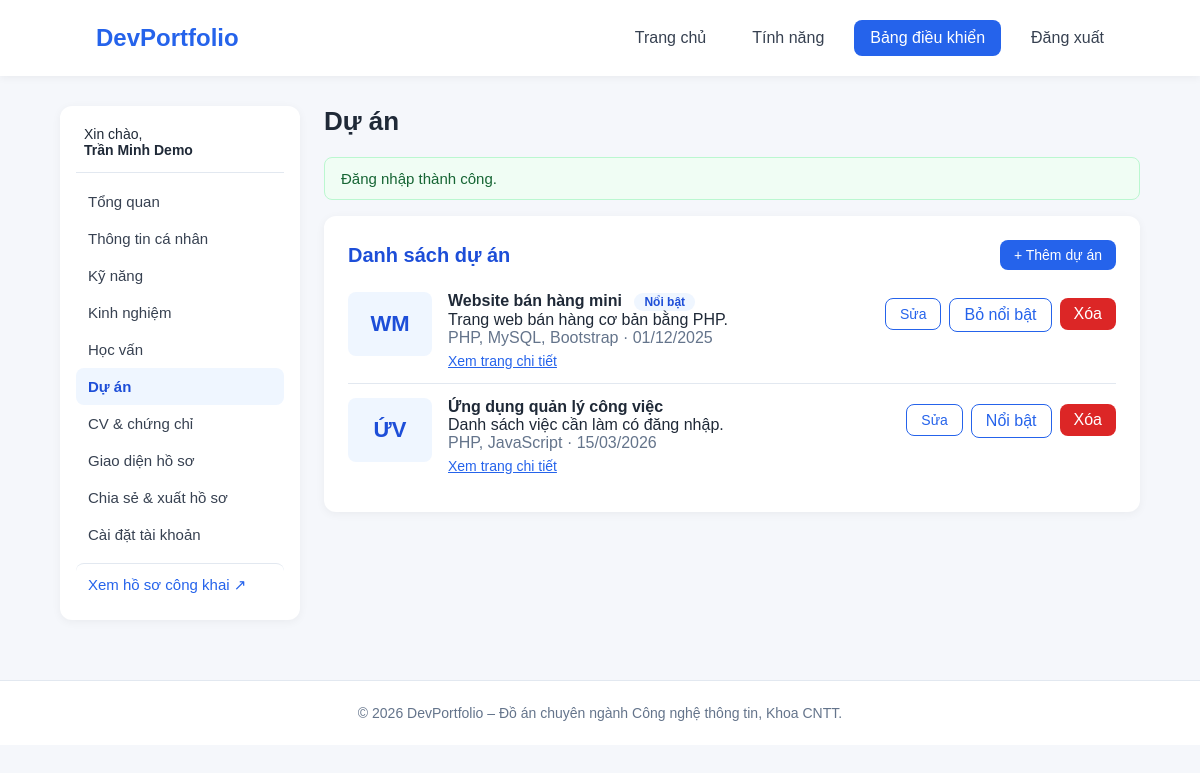
Screenshot of /dashboard/projects.php (signed in) with the database file from the repository.
### tables this page shows
CREATE TABLE IF NOT EXISTS users (
    id            INT UNSIGNED NOT NULL AUTO_INCREMENT,
    full_name     VARCHAR(100) NOT NULL,
    email         VARCHAR(190) NOT NULL,
    password_hash VARCHAR(255) NOT NULL,             
    slug          VARCHAR(120) NOT NULL,             
    is_active     TINYINT(1)   NOT NULL DEFAULT 1,
    created_at    DATETIME     NOT NULL DEFAULT CURRENT_TIMESTAMP,
    updated_at    DATETIME     NOT NULL DEFAULT CURRENT_TIMESTAMP ON UPDATE CURRENT_TIMESTAMP,
    PRIMARY KEY (id),
    UNIQUE KEY uq_users_email (email),
    UNIQUE KEY uq_users_slug (slug)
);

CREATE TABLE IF NOT EXISTS projects (
    id                INT UNSIGNED NOT NULL AUTO_INCREMENT,
    user_id           INT UNSIGNED NOT NULL,
    title             VARCHAR(150) NOT NULL,
    short_description VARCHAR(300) NULL,
    description       TEXT         NULL,
    technologies      VARCHAR(255) NULL,
    role              VARCHAR(150) NULL,
    project_date      DATE         NULL,
    thumbnail_path    VARCHAR(255) NULL,
    github_url        VARCHAR(255) NULL,
    demo_url          VARCHAR(255) NULL,
    is_featured       TINYINT(1)   NOT NULL DEFAULT 0,
    created_at        DATETIME     NOT NULL DEFAULT CURRENT_TIMESTAMP,
    updated_at        DATETIME     NOT NULL DEFAULT CURRENT_TIMESTAMP ON UPDATE CURRENT_TIMESTAMP,
    PRIMARY KEY (id),
    KEY idx_projects_user (user_id),
    CONSTRAINT fk_projects_user FOREIGN KEY (user_id) REFERENCES users (id) ON DELETE CASCADE
);

### includes/auth.php (called while the page is built, shortened)
<?php
function current_user(bool $refresh = false): ?array
{
    static $cache = null;
    static $loaded = false;
    if ($loaded) {
        return $cache;
    }
    $loaded = true;
    $id = $_SESSION['user_id'] ?? null;
    $last = (int) ($_SESSION['last_activity'] ?? 0);
    $user = db_one(
        'SELECT id, full_name, email, slug, is_active, created_at FROM users WHERE id = ?',
        [(int) $id]
    );
    $cache = $user;
    return $cache;
}
function require_login(): array
{
    $user = current_user();
    return $user;
}

### includes/db.php (called while the page is built, shortened)
<?php
function db(): PDO
{
    static $pdo = null;
    if ($pdo === null) {
        $c = config('db');
        $dsn = sprintf(
            'mysql:host=%s;port=%d;dbname=%s;charset=utf8mb4',
            $c['host'],
            (int) $c['port'],
            $c['name']
        );
        $pdo = new PDO($dsn, $c['user'], $c['pass'], [
            PDO::ATTR_ERRMODE            => PDO::ERRMODE_EXCEPTION,
            PDO::ATTR_DEFAULT_FETCH_MODE => PDO::FETCH_ASSOC,
            PDO::ATTR_EMULATE_PREPARES   => false,
        ]);
    }
    return $pdo;
}
function db_query(string $sql, array $params = []): PDOStatement
{
    $stmt = db()->prepare($sql);
    $stmt->execute($params);
    return $stmt;
}
function db_one(string $sql, array $params = []): ?array
{
    $row = db_query($sql, $params)->fetch();
    return $row === false ? null : $row;
}
function db_all(string $sql, array $params = []): array
{
    return db_query($sql, $params)->fetchAll();
}

### dashboard/projects.php (the view, shortened to what this page needs)
<?php
require __DIR__ . '/../includes/bootstrap.php';
$user = require_login();
$uid = (int) $user['id'];
$projects = db_all(
    'SELECT * FROM projects WHERE user_id = ? ORDER BY is_featured DESC, project_date DESC, id DESC',
    [$uid]
);
$pageTitle = 'Dự án';
$activeNav = 'projects.php';
require __DIR__ . '/../includes/dash_header.php';
?>
                <div class="card">
                    <div class="card-head">
                        <h2>Danh sách dự án</h2>
                        <a class="btn btn-sm" href="<?= e(url('dashboard/project_edit.php')) ?>">+ Thêm dự án</a>
                    </div>
                    <div class="item-list">
                        <?php foreach ($projects as $p): ?>
                            <div class="item">
                                <div class="item-thumb">
                                    <?php if (!empty($p['thumbnail_path'])): ?>
                                        <img src="<?= e(image_url($p['thumbnail_path'])) ?>" alt="">
                                    <?php else: ?>
                                        <span class="thumb-fallback"><?= e(initials($p['title'])) ?></span>
                                    <?php endif; ?>
                                </div>
                                <div class="item-body">
                                    <strong><?= e($p['title']) ?></strong>
                                    <?php if ((int) $p['is_featured'] === 1): ?><span class="badge">Nổi bật</span><?php endif; ?>
                                    <?php if (!empty($p['short_description'])): ?>
                                        <div><?= e($p['short_description']) ?></div>
                                    <?php endif; ?>
                                    <div class="muted">
                                        <?= !empty($p['technologies']) ? e($p['technologies']) : '' ?>
                                        <?= !empty($p['start_date']) ? ' · ' . e(format_date_vn($p['start_date'])) : (!empty($p['project_date']) ? ' · ' . e(format_date_vn($p['project_date'])) : '') ?>
                                    </div>
                                    <div class="item-links">
                                        <a href="<?= e(url('project.php?slug=' . rawurlencode($user['slug']) . '&id=' . (int) $p['id'])) ?>" target="_blank" rel="noopener">Xem trang chi tiết</a>
                                    </div>
                                </div>
                                <div class="item-actions">
                                    <a class="btn btn-outline btn-sm" href="<?= e(url('dashboard/project_edit.php?id=' . (int) $p['id'])) ?>">Sửa</a>
                                    <form method="post" action="<?= e(url('dashboard/projects.php')) ?>">
                                        <button type="submit" class="btn btn-outline btn-sm"><?= (int) $p['is_featured'] === 1 ? 'Bỏ nổi bật' : 'Nổi bật' ?></button>
                                    </form>
                                    <form method="post" action="<?= e(url('dashboard/projects.php')) ?>"
                                          data-confirm="Xóa dự án này cùng toàn bộ hình ảnh của nó?">
                                        <button type="submit" class="btn btn-danger btn-sm">Xóa</button>
                                    </form>
                                </div>
                            </div>
                        <?php endforeach; ?>
                    </div>
                </div>
<?php require __DIR__ . '/../includes/dash_footer.php'; ?>

### includes/dash_header.php (shortened to what this page needs)
<?php
require __DIR__ . '/header.php';
$dashMenu = [
    'index.php'       => 'Tổng quan',
    'profile.php'     => 'Thông tin cá nhân',
    'skills.php'      => 'Kỹ năng',
    'experiences.php' => 'Kinh nghiệm',
    'education.php'   => 'Học vấn',
    'projects.php'    => 'Dự án',
    'documents.php'   => 'CV & chứng chỉ',
    'appearance.php'  => 'Giao diện hồ sơ',
    'share.php'       => 'Chia sẻ & xuất hồ sơ',
    'account.php'     => 'Cài đặt tài khoản',
];
?>
        <div class="dash">
            <aside class="dash-nav">
                <div class="dash-user">Xin chào,<br><strong><?= e($currentUser['full_name']) ?></strong></div>
                <?php foreach ($dashMenu as $file => $label): ?>
                    <a href="<?= e(url('dashboard/' . $file)) ?>"<?= ($activeNav ?? '') === $file ? ' class="active"' : '' ?>><?= e($label) ?></a>
                <?php endforeach; ?>
                <a class="dash-public" href="<?= e(profile_url($currentUser['slug'], false)) ?>" target="_blank" rel="noopener">Xem hồ sơ công khai &#8599;</a>
            </aside>
            <section class="dash-main">
                <h1 class="dash-title"><?= e($pageTitle) ?></h1>

### assets/css/style.css (style rules this page uses)
* { box-sizing: border-box; }
body { margin: 0; font-family: Arial, sans-serif; background-color: #f5f7fb; color: #1f2937; }
.btn { display: inline-block; margin-top: 15px; padding: 14px 28px; background-color: #2563eb; color: white; text-decoration: none; border-radius: 8px; }
:root { --primary: #2563eb; --primary-dark: #1d4ed8; --text: #1f2937; --muted: #64748b; --border: #e2e8f0; --danger: #dc2626; --success: #16a34a; --warning: #d97706; }
a { color: var(--primary); }
button.btn { border: 0; cursor: pointer; font: inherit; }
.btn-outline { background: #fff; color: var(--primary); border: 1px solid var(--primary); margin-left: 8px; }
button.btn-outline { border: 1px solid var(--primary); }
.btn-danger { background: var(--danger); }
.btn-sm { padding: 7px 14px; font-size: 14px; margin-top: 0; margin-left: 0; }
.muted { color: var(--muted); }
.dash { display: grid; grid-template-columns: 240px 1fr; gap: 24px; padding: 30px 5% 60px; align-items: start; }
.dash-nav { background: #fff; border-radius: 12px; padding: 16px; box-shadow: 0 2px 10px rgba(0, 0, 0, 0.05); }
.dash-user { padding: 4px 8px 14px; border-bottom: 1px solid var(--border); margin-bottom: 10px; font-size: 14px; }
.dash-nav a { display: block; padding: 10px 12px; border-radius: 8px; color: #374151; text-decoration: none; font-size: 15px; }
.dash-nav a.active { background: #eff6ff; color: var(--primary-dark); font-weight: 600; }
.dash-main { min-width: 0; }
.dash-title { margin: 0 0 20px; color: var(--text); font-size: 26px; }
.card { background: #fff; border-radius: 12px; padding: 24px; box-shadow: 0 2px 10px rgba(0, 0, 0, 0.05); margin-bottom: 24px; }
.card h2 { margin: 0 0 16px; font-size: 20px; color: var(--primary-dark); }
.card .btn { margin-top: 6px; }
.item { display: flex; justify-content: space-between; gap: 16px; padding: 14px 0; border-bottom: 1px solid var(--border); }
.item:last-child { border-bottom: 0; }
.item-body { min-width: 0; }
.item-actions { display: flex; gap: 8px; align-items: flex-start; flex-shrink: 0; }
.item-actions form { margin: 0; }
.item-actions .btn-outline { margin-left: 0; }
.badge { display: inline-block; margin-left: 8px; padding: 2px 10px; border-radius: 99px; background: #eff6ff; color: var(--primary-dark); font-size: 12px; font-weight: 600; }
.dash-public { margin-top: 10px; border-top: 1px solid var(--border); padding-top: 12px !important; color: var(--primary) !important; }
.card-head { display: flex; justify-content: space-between; align-items: center; gap: 12px; margin-bottom: 8px; }
.card-head h2 { margin: 0; }
.card-head .btn { margin-top: 0; }
.item-thumb { width: 84px; height: 64px; flex-shrink: 0; }
.thumb-fallback { width: 100%; height: 100%; border-radius: 8px; display: flex; align-items: center; justify-content: center; font-weight: bold; font-size: 22px; background: #eff6ff; color: var(--primary-dark); }
.item-body { flex: 1; }
.item-links { margin-top: 6px; display: flex; gap: 14px; font-size: 14px; }
.item-actions { flex-wrap: wrap; justify-content: flex-end; }

### rows the page displays
users: full_name "Trần Minh Demo"
projects: title "WM", title "Website bán hàng mini", is_featured "Nổi bật", short_description "Trang web bán hàng cơ bản bằng PHP.", technologies "PHP, MySQL, Bootstrap", project_date "01/12/2025"
projects: title "ỨV", title "Ứng dụng quản lý công việc", short_description "Danh sách việc cần làm có đăng nhập.", technologies "PHP, JavaScript", project_date "15/03/2026", is_featured "Nổi bật"

### other values shown
config('app_name') "DevPortfolio"
$label "Tổng quan"
$label "Thông tin cá nhân"
$label "Kỹ năng"
$label "Kinh nghiệm"
$label "Học vấn"
$label "Dự án"
$label "CV & chứng chỉ"
$label "Giao diện hồ sơ"
$label "Chia sẻ & xuất hồ sơ"
$label "Cài đặt tài khoản"
$pageTitle "Dự án"
$item['message'] "Đăng nhập thành công."
